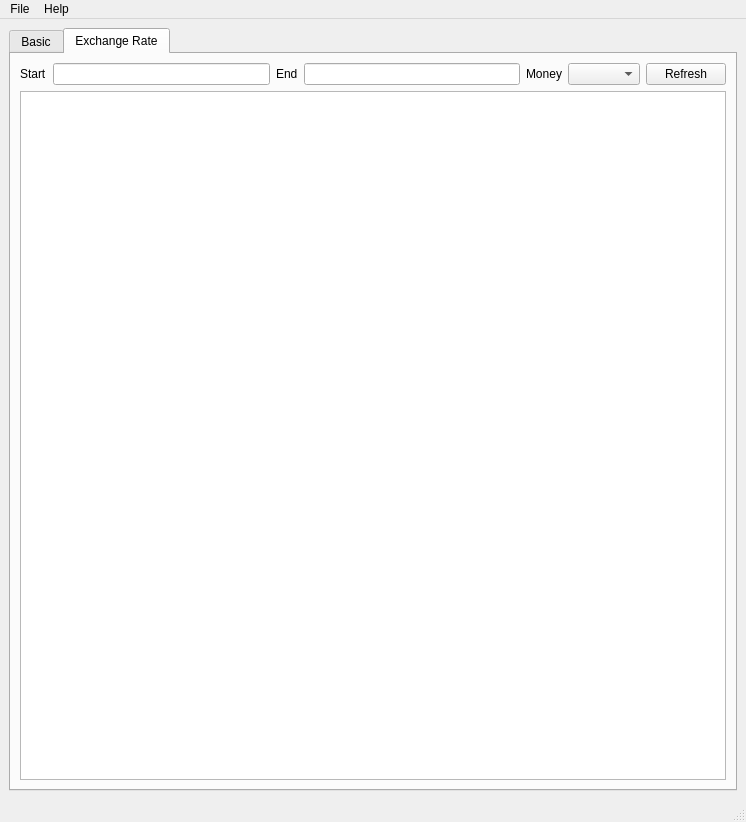
<?xml version="1.0" encoding="UTF-8"?>
<ui version="4.0">
 <class>MainWindow</class>
 <widget class="QMainWindow" name="MainWindow">
  <property name="enabled">
   <bool>true</bool>
  </property>
  <property name="geometry">
   <rect>
    <x>0</x>
    <y>0</y>
    <width>704</width>
    <height>822</height>
   </rect>
  </property>
  <property name="windowTitle">
   <string>Easy Quotation</string>
  </property>
  <widget class="QWidget" name="centralwidget">
   <layout class="QVBoxLayout" name="verticalLayout_2">
    <item>
     <widget class="QTabWidget" name="tabWidget">
      <property name="currentIndex">
       <number>1</number>
      </property>
      <widget class="QWidget" name="tab">
       <attribute name="title">
        <string>Basic</string>
       </attribute>
       <layout class="QVBoxLayout" name="verticalLayout_3">
        <item>
         <widget class="QGroupBox" name="groupBox_6">
          <property name="title">
           <string>Price List</string>
          </property>
          <layout class="QGridLayout" name="gridLayout_6">
           <item row="2" column="1">
            <widget class="QLineEdit" name="lineEdit_2">
             <property name="enabled">
              <bool>false</bool>
             </property>
             <property name="text">
              <string>50K</string>
             </property>
            </widget>
           </item>
           <item row="2" column="4">
            <widget class="QLineEdit" name="lineEdit_5">
             <property name="enabled">
              <bool>false</bool>
             </property>
             <property name="text">
              <string>500K</string>
             </property>
            </widget>
           </item>
           <item row="2" column="2">
            <widget class="QLineEdit" name="lineEdit_3">
             <property name="enabled">
              <bool>false</bool>
             </property>
             <property name="text">
              <string>100K</string>
             </property>
            </widget>
           </item>
           <item row="2" column="5">
            <widget class="QLineEdit" name="lineEdit_6">
             <property name="enabled">
              <bool>false</bool>
             </property>
             <property name="text">
              <string>1M</string>
             </property>
            </widget>
           </item>
           <item row="2" column="6">
            <widget class="QLineEdit" name="lineEdit_7">
             <property name="enabled">
              <bool>false</bool>
             </property>
             <property name="text">
              <string>2.5M</string>
             </property>
            </widget>
           </item>
           <item row="3" column="8">
            <widget class="QPushButton" name="price_10m">
             <property name="enabled">
              <bool>false</bool>
             </property>
             <property name="text">
              <string>EUR 0.000</string>
             </property>
            </widget>
           </item>
           <item row="3" column="7">
            <widget class="QPushButton" name="price_5m">
             <property name="enabled">
              <bool>false</bool>
             </property>
             <property name="text">
              <string>EUR 0.000</string>
             </property>
            </widget>
           </item>
           <item row="3" column="6">
            <widget class="QPushButton" name="price_2_5m">
             <property name="enabled">
              <bool>false</bool>
             </property>
             <property name="text">
              <string>EUR 0.000</string>
             </property>
            </widget>
           </item>
           <item row="3" column="5">
            <widget class="QPushButton" name="price_1m">
             <property name="enabled">
              <bool>false</bool>
             </property>
             <property name="text">
              <string>EUR 0.000</string>
             </property>
            </widget>
           </item>
           <item row="3" column="3">
            <widget class="QPushButton" name="price_250k">
             <property name="enabled">
              <bool>false</bool>
             </property>
             <property name="text">
              <string>EUR 0.000</string>
             </property>
            </widget>
           </item>
           <item row="3" column="4">
            <widget class="QPushButton" name="price_500k">
             <property name="enabled">
              <bool>false</bool>
             </property>
             <property name="text">
              <string>EUR 0.000</string>
             </property>
            </widget>
           </item>
           <item row="2" column="8">
            <widget class="QLineEdit" name="lineEdit_9">
             <property name="enabled">
              <bool>false</bool>
             </property>
             <property name="text">
              <string>10M</string>
             </property>
            </widget>
           </item>
           <item row="2" column="7">
            <widget class="QLineEdit" name="lineEdit_8">
             <property name="enabled">
              <bool>false</bool>
             </property>
             <property name="text">
              <string>5M</string>
             </property>
            </widget>
           </item>
           <item row="1" column="3" colspan="6">
            <widget class="QListView" name="listView"/>
           </item>
           <item row="2" column="3">
            <widget class="QLineEdit" name="lineEdit_4">
             <property name="enabled">
              <bool>false</bool>
             </property>
             <property name="text">
              <string>250K</string>
             </property>
            </widget>
           </item>
           <item row="0" column="1" colspan="2">
            <widget class="QLabel" name="label_4">
             <property name="text">
              <string>Melexis Order Number</string>
             </property>
            </widget>
           </item>
           <item row="3" column="2">
            <widget class="QPushButton" name="price_100k">
             <property name="enabled">
              <bool>false</bool>
             </property>
             <property name="text">
              <string>EUR 0.000</string>
             </property>
            </widget>
           </item>
           <item row="3" column="1">
            <widget class="QPushButton" name="price_50k">
             <property name="enabled">
              <bool>false</bool>
             </property>
             <property name="text">
              <string>EUR 0.000</string>
             </property>
            </widget>
           </item>
           <item row="0" column="3" colspan="6">
            <widget class="QLineEdit" name="order_number"/>
           </item>
          </layout>
         </widget>
        </item>
        <item>
         <widget class="QGroupBox" name="groupBox">
          <property name="title">
           <string>Exchange Rate</string>
          </property>
          <layout class="QGridLayout" name="gridLayout_5">
           <item row="0" column="2">
            <widget class="QLineEdit" name="one_cny_xusd">
             <property name="enabled">
              <bool>false</bool>
             </property>
             <property name="text">
              <string>1 CNY = ? USD</string>
             </property>
            </widget>
           </item>
           <item row="0" column="0">
            <widget class="QLineEdit" name="one_eur_xusd">
             <property name="enabled">
              <bool>false</bool>
             </property>
             <property name="text">
              <string>1 EUR = ? USD</string>
             </property>
            </widget>
           </item>
           <item row="1" column="2">
            <widget class="QLineEdit" name="one_cny_xeur">
             <property name="enabled">
              <bool>false</bool>
             </property>
             <property name="text">
              <string>1 CNY = ? EUR</string>
             </property>
            </widget>
           </item>
           <item row="0" column="1">
            <widget class="QLineEdit" name="one_usd_xeur">
             <property name="enabled">
              <bool>false</bool>
             </property>
             <property name="text">
              <string>1 USD = ? EUR</string>
             </property>
            </widget>
           </item>
           <item row="0" column="3">
            <widget class="QPushButton" name="pushButton">
             <property name="text">
              <string>Hexun</string>
             </property>
            </widget>
           </item>
           <item row="1" column="0">
            <widget class="QLineEdit" name="one_eur_xcny">
             <property name="enabled">
              <bool>false</bool>
             </property>
             <property name="text">
              <string>1 EUR = ? CNY</string>
             </property>
            </widget>
           </item>
           <item row="0" column="4">
            <widget class="QPushButton" name="button_save_exchange_rate">
             <property name="enabled">
              <bool>false</bool>
             </property>
             <property name="text">
              <string>Save</string>
             </property>
            </widget>
           </item>
           <item row="1" column="4">
            <widget class="QPushButton" name="button_load_exchange_rate">
             <property name="text">
              <string>Load</string>
             </property>
            </widget>
           </item>
           <item row="1" column="3">
            <widget class="QPushButton" name="pushButton_2">
             <property name="text">
              <string>Forex</string>
             </property>
            </widget>
           </item>
           <item row="1" column="1">
            <widget class="QLineEdit" name="one_usd_xcny">
             <property name="enabled">
              <bool>false</bool>
             </property>
             <property name="text">
              <string>1 USD = ? CNY</string>
             </property>
            </widget>
           </item>
          </layout>
         </widget>
        </item>
        <item>
         <widget class="QGroupBox" name="quotation_group">
          <property name="enabled">
           <bool>false</bool>
          </property>
          <property name="title">
           <string>Quotation Result</string>
          </property>
          <layout class="QHBoxLayout" name="horizontalLayout_2">
           <item>
            <widget class="QGroupBox" name="groupBox_2">
             <property name="title">
              <string>Disty Cost</string>
             </property>
             <layout class="QGridLayout" name="gridLayout">
              <item row="4" column="1">
               <widget class="QLineEdit" name="dc_usd">
                <property name="enabled">
                 <bool>false</bool>
                </property>
               </widget>
              </item>
              <item row="4" column="0">
               <widget class="QLabel" name="label_2">
                <property name="text">
                 <string>USD:</string>
                </property>
               </widget>
              </item>
              <item row="0" column="1">
               <spacer name="verticalSpacer">
                <property name="orientation">
                 <enum>Qt::Vertical</enum>
                </property>
                <property name="sizeHint" stdset="0">
                 <size>
                  <width>20</width>
                  <height>17</height>
                 </size>
                </property>
               </spacer>
              </item>
              <item row="2" column="1">
               <widget class="QLineEdit" name="dc_cny">
                <property name="enabled">
                 <bool>false</bool>
                </property>
               </widget>
              </item>
              <item row="6" column="1">
               <widget class="QLineEdit" name="dc_eur">
                <property name="enabled">
                 <bool>false</bool>
                </property>
               </widget>
              </item>
              <item row="2" column="0">
               <widget class="QLabel" name="label">
                <property name="text">
                 <string>CNY:</string>
                </property>
               </widget>
              </item>
              <item row="6" column="0">
               <widget class="QLabel" name="label_3">
                <property name="text">
                 <string>EUR:</string>
                </property>
               </widget>
              </item>
             </layout>
            </widget>
           </item>
           <item>
            <widget class="QGroupBox" name="groupBox_3">
             <property name="title">
              <string>Resale Price</string>
             </property>
             <layout class="QGridLayout" name="gridLayout_2">
              <item row="9" column="0">
               <widget class="QLabel" name="label_8">
                <property name="text">
                 <string>EUR:</string>
                </property>
               </widget>
              </item>
              <item row="9" column="1">
               <widget class="QLineEdit" name="rs_eur">
                <property name="enabled">
                 <bool>false</bool>
                </property>
               </widget>
              </item>
              <item row="4" column="1">
               <widget class="QLineEdit" name="rs_cny_vat">
                <property name="enabled">
                 <bool>false</bool>
                </property>
               </widget>
              </item>
              <item row="4" column="0">
               <widget class="QLabel" name="label_16">
                <property name="text">
                 <string>CNY(VAT):</string>
                </property>
               </widget>
              </item>
              <item row="8" column="1">
               <widget class="QLineEdit" name="rs_usd">
                <property name="enabled">
                 <bool>false</bool>
                </property>
               </widget>
              </item>
              <item row="6" column="1">
               <widget class="QLineEdit" name="rs_cny">
                <property name="enabled">
                 <bool>false</bool>
                </property>
               </widget>
              </item>
              <item row="6" column="0">
               <widget class="QLabel" name="label_9">
                <property name="text">
                 <string>CNY:</string>
                </property>
               </widget>
              </item>
              <item row="8" column="0">
               <widget class="QLabel" name="label_7">
                <property name="text">
                 <string>USD:</string>
                </property>
               </widget>
              </item>
              <item row="1" column="1">
               <widget class="QLineEdit" name="vat">
                <property name="text">
                 <string>13</string>
                </property>
               </widget>
              </item>
              <item row="1" column="0">
               <widget class="QLabel" name="label_10">
                <property name="text">
                 <string>VAT %:</string>
                </property>
               </widget>
              </item>
              <item row="0" column="0">
               <widget class="QLabel" name="label_6">
                <property name="text">
                 <string>Margin %:</string>
                </property>
               </widget>
              </item>
              <item row="0" column="1">
               <widget class="QLineEdit" name="margin">
                <property name="text">
                 <string>15</string>
                </property>
               </widget>
              </item>
             </layout>
            </widget>
           </item>
           <item>
            <widget class="QGroupBox" name="groupBox_5">
             <property name="title">
              <string>Resale Price(standard) </string>
             </property>
             <layout class="QGridLayout" name="gridLayout_4">
              <item row="7" column="1">
               <widget class="QLineEdit" name="rs_eur_x">
                <property name="enabled">
                 <bool>false</bool>
                </property>
               </widget>
              </item>
              <item row="7" column="0">
               <widget class="QLabel" name="label_15">
                <property name="text">
                 <string>EUR:</string>
                </property>
               </widget>
              </item>
              <item row="4" column="0">
               <widget class="QLabel" name="label_13">
                <property name="text">
                 <string>CNY:</string>
                </property>
               </widget>
              </item>
              <item row="0" column="0">
               <widget class="QLabel" name="label_5">
                <property name="text">
                 <string>Margin %:</string>
                </property>
               </widget>
              </item>
              <item row="0" column="1">
               <widget class="QLineEdit" name="margin_x">
                <property name="text">
                 <string>15</string>
                </property>
               </widget>
              </item>
              <item row="2" column="0">
               <widget class="QLabel" name="label_18">
                <property name="text">
                 <string>CNY(VAT):</string>
                </property>
               </widget>
              </item>
              <item row="4" column="1">
               <widget class="QLineEdit" name="rs_cny_x">
                <property name="enabled">
                 <bool>false</bool>
                </property>
               </widget>
              </item>
              <item row="6" column="1">
               <widget class="QLineEdit" name="rs_usd_x">
                <property name="enabled">
                 <bool>false</bool>
                </property>
               </widget>
              </item>
              <item row="2" column="1">
               <widget class="QLineEdit" name="rs_cny_vat_x">
                <property name="enabled">
                 <bool>false</bool>
                </property>
               </widget>
              </item>
              <item row="6" column="0">
               <widget class="QLabel" name="label_14">
                <property name="text">
                 <string>USD:</string>
                </property>
               </widget>
              </item>
              <item row="1" column="0">
               <widget class="QLabel" name="label_11">
                <property name="text">
                 <string>VAT %:</string>
                </property>
               </widget>
              </item>
              <item row="1" column="1">
               <widget class="QLineEdit" name="vat_x">
                <property name="text">
                 <string>13</string>
                </property>
               </widget>
              </item>
             </layout>
            </widget>
           </item>
           <item>
            <layout class="QVBoxLayout" name="verticalLayout">
             <item>
              <spacer name="verticalSpacer_2">
               <property name="orientation">
                <enum>Qt::Vertical</enum>
               </property>
               <property name="sizeHint" stdset="0">
                <size>
                 <width>20</width>
                 <height>40</height>
                </size>
               </property>
              </spacer>
             </item>
             <item>
              <widget class="QPushButton" name="pushButton_3">
               <property name="text">
                <string>Print</string>
               </property>
              </widget>
             </item>
             <item>
              <widget class="QPushButton" name="pushButton_6">
               <property name="text">
                <string>Save</string>
               </property>
              </widget>
             </item>
             <item>
              <widget class="QPushButton" name="button_clear">
               <property name="text">
                <string>Clear</string>
               </property>
              </widget>
             </item>
            </layout>
           </item>
          </layout>
         </widget>
        </item>
       </layout>
      </widget>
      <widget class="QWidget" name="tab_2">
       <attribute name="title">
        <string>Exchange Rate</string>
       </attribute>
       <layout class="QVBoxLayout" name="verticalLayout_4">
        <item>
         <layout class="QHBoxLayout" name="horizontalLayout">
          <item>
           <widget class="QLabel" name="label_12">
            <property name="text">
             <string>Start</string>
            </property>
           </widget>
          </item>
          <item>
           <widget class="QLineEdit" name="lineEdit"/>
          </item>
          <item>
           <widget class="QLabel" name="label_17">
            <property name="text">
             <string>End</string>
            </property>
           </widget>
          </item>
          <item>
           <widget class="QLineEdit" name="lineEdit_10"/>
          </item>
          <item>
           <widget class="QLabel" name="label_19">
            <property name="text">
             <string>Money</string>
            </property>
           </widget>
          </item>
          <item>
           <widget class="QComboBox" name="comboBox"/>
          </item>
          <item>
           <widget class="QPushButton" name="pushButton_4">
            <property name="text">
             <string>Refresh</string>
            </property>
           </widget>
          </item>
         </layout>
        </item>
        <item>
         <widget class="PlotWidget" name="graphicsView"/>
        </item>
       </layout>
      </widget>
     </widget>
    </item>
   </layout>
  </widget>
  <widget class="QStatusBar" name="statusbar"/>
  <widget class="QMenuBar" name="menubar">
   <property name="geometry">
    <rect>
     <x>0</x>
     <y>0</y>
     <width>704</width>
     <height>21</height>
    </rect>
   </property>
   <widget class="QMenu" name="menuHelp">
    <property name="title">
     <string>Help</string>
    </property>
    <addaction name="actionAbout"/>
   </widget>
   <widget class="QMenu" name="menuFile">
    <property name="title">
     <string>File</string>
    </property>
    <addaction name="actionClear"/>
   </widget>
   <addaction name="menuFile"/>
   <addaction name="menuHelp"/>
  </widget>
  <action name="actionAbout">
   <property name="text">
    <string>About</string>
   </property>
  </action>
  <action name="actionClear">
   <property name="text">
    <string>Clear</string>
   </property>
  </action>
 </widget>
 <customwidgets>
  <customwidget>
   <class>PlotWidget</class>
   <extends>QGraphicsView</extends>
   <header>pyqtgraph</header>
  </customwidget>
 </customwidgets>
 <resources/>
 <connections>
  <connection>
   <sender>button_clear</sender>
   <signal>clicked()</signal>
   <receiver>MainWindow</receiver>
   <slot>clear()</slot>
   <hints>
    <hint type="sourcelabel">
     <x>659</x>
     <y>518</y>
    </hint>
    <hint type="destinationlabel">
     <x>511</x>
     <y>305</y>
    </hint>
   </hints>
  </connection>
  <connection>
   <sender>dc_cny</sender>
   <signal>textEdited(QString)</signal>
   <receiver>MainWindow</receiver>
   <slot>update_cny()</slot>
   <hints>
    <hint type="sourcelabel">
     <x>116</x>
     <y>454</y>
    </hint>
    <hint type="destinationlabel">
     <x>356</x>
     <y>240</y>
    </hint>
   </hints>
  </connection>
  <connection>
   <sender>dc_usd</sender>
   <signal>textEdited(QString)</signal>
   <receiver>MainWindow</receiver>
   <slot>update_usd()</slot>
   <hints>
    <hint type="sourcelabel">
     <x>116</x>
     <y>480</y>
    </hint>
    <hint type="destinationlabel">
     <x>262</x>
     <y>142</y>
    </hint>
   </hints>
  </connection>
  <connection>
   <sender>dc_eur</sender>
   <signal>textEdited(QString)</signal>
   <receiver>MainWindow</receiver>
   <slot>update_eur()</slot>
   <hints>
    <hint type="sourcelabel">
     <x>116</x>
     <y>506</y>
    </hint>
    <hint type="destinationlabel">
     <x>217</x>
     <y>194</y>
    </hint>
   </hints>
  </connection>
  <connection>
   <sender>rs_cny</sender>
   <signal>textEdited(QString)</signal>
   <receiver>MainWindow</receiver>
   <slot>update_rs_cny()</slot>
   <hints>
    <hint type="sourcelabel">
     <x>258</x>
     <y>454</y>
    </hint>
    <hint type="destinationlabel">
     <x>511</x>
     <y>346</y>
    </hint>
   </hints>
  </connection>
  <connection>
   <sender>rs_usd</sender>
   <signal>textEdited(QString)</signal>
   <receiver>MainWindow</receiver>
   <slot>update_rs_usd()</slot>
   <hints>
    <hint type="sourcelabel">
     <x>258</x>
     <y>480</y>
    </hint>
    <hint type="destinationlabel">
     <x>511</x>
     <y>376</y>
    </hint>
   </hints>
  </connection>
  <connection>
   <sender>rs_eur</sender>
   <signal>textEdited(QString)</signal>
   <receiver>MainWindow</receiver>
   <slot>update_rs_eur()</slot>
   <hints>
    <hint type="sourcelabel">
     <x>258</x>
     <y>506</y>
    </hint>
    <hint type="destinationlabel">
     <x>511</x>
     <y>398</y>
    </hint>
   </hints>
  </connection>
  <connection>
   <sender>pushButton</sender>
   <signal>clicked()</signal>
   <receiver>MainWindow</receiver>
   <slot>hexun_update()</slot>
   <hints>
    <hint type="sourcelabel">
     <x>579</x>
     <y>268</y>
    </hint>
    <hint type="destinationlabel">
     <x>511</x>
     <y>107</y>
    </hint>
   </hints>
  </connection>
  <connection>
   <sender>pushButton_2</sender>
   <signal>clicked()</signal>
   <receiver>MainWindow</receiver>
   <slot>forex_update()</slot>
   <hints>
    <hint type="sourcelabel">
     <x>579</x>
     <y>297</y>
    </hint>
    <hint type="destinationlabel">
     <x>511</x>
     <y>195</y>
    </hint>
   </hints>
  </connection>
  <connection>
   <sender>rs_cny_vat</sender>
   <signal>textEdited(QString)</signal>
   <receiver>MainWindow</receiver>
   <slot>update_rs_cny_vat()</slot>
   <hints>
    <hint type="sourcelabel">
     <x>258</x>
     <y>428</y>
    </hint>
    <hint type="destinationlabel">
     <x>209</x>
     <y>424</y>
    </hint>
   </hints>
  </connection>
  <connection>
   <sender>rs_usd_x</sender>
   <signal>textEdited(QString)</signal>
   <receiver>MainWindow</receiver>
   <slot>update_rs_usd_x()</slot>
   <hints>
    <hint type="sourcelabel">
     <x>511</x>
     <y>483</y>
    </hint>
    <hint type="destinationlabel">
     <x>511</x>
     <y>424</y>
    </hint>
   </hints>
  </connection>
  <connection>
   <sender>rs_cny_x</sender>
   <signal>textEdited(QString)</signal>
   <receiver>MainWindow</receiver>
   <slot>update_rs_cny_x()</slot>
   <hints>
    <hint type="sourcelabel">
     <x>511</x>
     <y>457</y>
    </hint>
    <hint type="destinationlabel">
     <x>511</x>
     <y>424</y>
    </hint>
   </hints>
  </connection>
  <connection>
   <sender>rs_cny_vat_x</sender>
   <signal>textEdited(QString)</signal>
   <receiver>MainWindow</receiver>
   <slot>update_rs_cny_vat_x()</slot>
   <hints>
    <hint type="sourcelabel">
     <x>511</x>
     <y>431</y>
    </hint>
    <hint type="destinationlabel">
     <x>490</x>
     <y>424</y>
    </hint>
   </hints>
  </connection>
  <connection>
   <sender>rs_eur_x</sender>
   <signal>textEdited(QString)</signal>
   <receiver>MainWindow</receiver>
   <slot>update_rs_eur_x()</slot>
   <hints>
    <hint type="sourcelabel">
     <x>511</x>
     <y>509</y>
    </hint>
    <hint type="destinationlabel">
     <x>511</x>
     <y>450</y>
    </hint>
   </hints>
  </connection>
  <connection>
   <sender>margin_x</sender>
   <signal>textEdited(QString)</signal>
   <receiver>MainWindow</receiver>
   <slot>update_margin_x()</slot>
   <hints>
    <hint type="sourcelabel">
     <x>476</x>
     <y>368</y>
    </hint>
    <hint type="destinationlabel">
     <x>511</x>
     <y>300</y>
    </hint>
   </hints>
  </connection>
  <connection>
   <sender>pushButton_3</sender>
   <signal>clicked()</signal>
   <receiver>MainWindow</receiver>
   <slot>print_quotation()</slot>
   <hints>
    <hint type="sourcelabel">
     <x>659</x>
     <y>460</y>
    </hint>
    <hint type="destinationlabel">
     <x>511</x>
     <y>493</y>
    </hint>
   </hints>
  </connection>
  <connection>
   <sender>button_save_exchange_rate</sender>
   <signal>clicked()</signal>
   <receiver>MainWindow</receiver>
   <slot>save_exchange_rate()</slot>
   <hints>
    <hint type="sourcelabel">
     <x>638</x>
     <y>262</y>
    </hint>
    <hint type="destinationlabel">
     <x>511</x>
     <y>179</y>
    </hint>
   </hints>
  </connection>
  <connection>
   <sender>button_load_exchange_rate</sender>
   <signal>clicked()</signal>
   <receiver>MainWindow</receiver>
   <slot>load_exchange_rate()</slot>
   <hints>
    <hint type="sourcelabel">
     <x>634</x>
     <y>286</y>
    </hint>
    <hint type="destinationlabel">
     <x>511</x>
     <y>206</y>
    </hint>
   </hints>
  </connection>
  <connection>
   <sender>actionAbout</sender>
   <signal>triggered()</signal>
   <receiver>MainWindow</receiver>
   <slot>about()</slot>
   <hints>
    <hint type="sourcelabel">
     <x>-1</x>
     <y>-1</y>
    </hint>
    <hint type="destinationlabel">
     <x>0</x>
     <y>100</y>
    </hint>
   </hints>
  </connection>
  <connection>
   <sender>actionClear</sender>
   <signal>triggered()</signal>
   <receiver>MainWindow</receiver>
   <slot>clear()</slot>
   <hints>
    <hint type="sourcelabel">
     <x>-1</x>
     <y>-1</y>
    </hint>
    <hint type="destinationlabel">
     <x>317</x>
     <y>225</y>
    </hint>
   </hints>
  </connection>
  <connection>
   <sender>order_number</sender>
   <signal>textEdited(QString)</signal>
   <receiver>MainWindow</receiver>
   <slot>order_number_text_edited()</slot>
   <hints>
    <hint type="sourcelabel">
     <x>290</x>
     <y>61</y>
    </hint>
    <hint type="destinationlabel">
     <x>0</x>
     <y>60</y>
    </hint>
   </hints>
  </connection>
  <connection>
   <sender>listView</sender>
   <signal>clicked(QModelIndex)</signal>
   <receiver>MainWindow</receiver>
   <slot>list_view_clicked()</slot>
   <hints>
    <hint type="sourcelabel">
     <x>347</x>
     <y>151</y>
    </hint>
    <hint type="destinationlabel">
     <x>0</x>
     <y>166</y>
    </hint>
   </hints>
  </connection>
  <connection>
   <sender>vat_x</sender>
   <signal>textEdited(QString)</signal>
   <receiver>MainWindow</receiver>
   <slot>update_vat_x()</slot>
   <hints>
    <hint type="sourcelabel">
     <x>486</x>
     <y>396</y>
    </hint>
    <hint type="destinationlabel">
     <x>380</x>
     <y>558</y>
    </hint>
   </hints>
  </connection>
  <connection>
   <sender>price_50k</sender>
   <signal>clicked()</signal>
   <receiver>MainWindow</receiver>
   <slot>price_x_clicked()</slot>
   <hints>
    <hint type="sourcelabel">
     <x>44</x>
     <y>197</y>
    </hint>
    <hint type="destinationlabel">
     <x>-30</x>
     <y>322</y>
    </hint>
   </hints>
  </connection>
  <connection>
   <sender>price_100k</sender>
   <signal>clicked()</signal>
   <receiver>MainWindow</receiver>
   <slot>price_x_clicked()</slot>
   <hints>
    <hint type="sourcelabel">
     <x>136</x>
     <y>201</y>
    </hint>
    <hint type="destinationlabel">
     <x>-10</x>
     <y>382</y>
    </hint>
   </hints>
  </connection>
  <connection>
   <sender>price_250k</sender>
   <signal>clicked()</signal>
   <receiver>MainWindow</receiver>
   <slot>price_x_clicked()</slot>
   <hints>
    <hint type="sourcelabel">
     <x>198</x>
     <y>196</y>
    </hint>
    <hint type="destinationlabel">
     <x>-50</x>
     <y>418</y>
    </hint>
   </hints>
  </connection>
  <connection>
   <sender>price_500k</sender>
   <signal>clicked()</signal>
   <receiver>MainWindow</receiver>
   <slot>price_x_clicked()</slot>
   <hints>
    <hint type="sourcelabel">
     <x>299</x>
     <y>199</y>
    </hint>
    <hint type="destinationlabel">
     <x>-39</x>
     <y>349</y>
    </hint>
   </hints>
  </connection>
  <connection>
   <sender>price_1m</sender>
   <signal>clicked()</signal>
   <receiver>MainWindow</receiver>
   <slot>price_x_clicked()</slot>
   <hints>
    <hint type="sourcelabel">
     <x>378</x>
     <y>203</y>
    </hint>
    <hint type="destinationlabel">
     <x>-116</x>
     <y>304</y>
    </hint>
   </hints>
  </connection>
  <connection>
   <sender>price_2_5m</sender>
   <signal>clicked()</signal>
   <receiver>MainWindow</receiver>
   <slot>price_x_clicked()</slot>
   <hints>
    <hint type="sourcelabel">
     <x>455</x>
     <y>204</y>
    </hint>
    <hint type="destinationlabel">
     <x>-105</x>
     <y>262</y>
    </hint>
   </hints>
  </connection>
  <connection>
   <sender>price_5m</sender>
   <signal>clicked()</signal>
   <receiver>MainWindow</receiver>
   <slot>price_x_clicked()</slot>
   <hints>
    <hint type="sourcelabel">
     <x>542</x>
     <y>201</y>
    </hint>
    <hint type="destinationlabel">
     <x>-181</x>
     <y>243</y>
    </hint>
   </hints>
  </connection>
  <connection>
   <sender>price_10m</sender>
   <signal>clicked()</signal>
   <receiver>MainWindow</receiver>
   <slot>price_x_clicked()</slot>
   <hints>
    <hint type="sourcelabel">
     <x>628</x>
     <y>203</y>
    </hint>
    <hint type="destinationlabel">
     <x>-160</x>
     <y>369</y>
    </hint>
   </hints>
  </connection>
  <connection>
   <sender>margin</sender>
   <signal>textEdited(QString)</signal>
   <receiver>MainWindow</receiver>
   <slot>update_margin()</slot>
   <hints>
    <hint type="sourcelabel">
     <x>276</x>
     <y>374</y>
    </hint>
    <hint type="destinationlabel">
     <x>292</x>
     <y>662</y>
    </hint>
   </hints>
  </connection>
  <connection>
   <sender>vat</sender>
   <signal>textEdited(QString)</signal>
   <receiver>MainWindow</receiver>
   <slot>update_vat()</slot>
   <hints>
    <hint type="sourcelabel">
     <x>310</x>
     <y>394</y>
    </hint>
    <hint type="destinationlabel">
     <x>256</x>
     <y>643</y>
    </hint>
   </hints>
  </connection>
 </connections>
 <slots>
  <slot>update_cny()</slot>
  <slot>update_usd()</slot>
  <slot>update_eur()</slot>
  <slot>clear()</slot>
  <slot>update_rs_cny()</slot>
  <slot>update_rs_usd()</slot>
  <slot>update_rs_eur()</slot>
  <slot>hexun_update()</slot>
  <slot>forex_update()</slot>
  <slot>search()</slot>
  <slot>update_rs_cny_vat()</slot>
  <slot>update_rs_eur_x()</slot>
  <slot>update_rs_usd_x()</slot>
  <slot>update_rs_cny_x()</slot>
  <slot>update_rs_cny_vat_x()</slot>
  <slot>update_margin()</slot>
  <slot>print_quotation()</slot>
  <slot>save_exchange_rate()</slot>
  <slot>load_exchange_rate()</slot>
  <slot>about()</slot>
  <slot>update_items()</slot>
  <slot>search_pn()</slot>
  <slot>order_number_text_edited()</slot>
  <slot>list_view_clicked()</slot>
  <slot>update_vat()</slot>
  <slot>price_x_clicked()</slot>
  <slot>update_margin_x()</slot>
  <slot>update_vat_x()</slot>
 </slots>
</ui>
